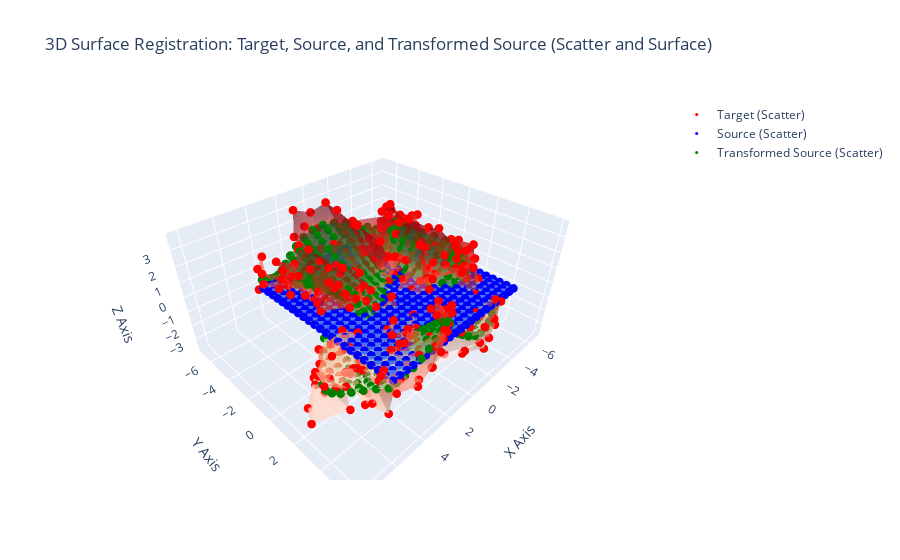

Here is the notebook cell this chart was saved with:
### Code cell
transformed_source = image_registration.pycpd_registration(source, target)
clear_output(wait=False)

error = image_registration.calculate_error(transformed_source, target)
print(f"Registration Error (MSE): {error}")
image_registration.visualize_interactive_plot(source, target, transformed_source)

### Figure 1 — Plotly figure (JSON) as saved in the notebook; plotly's stock layout.template omitted (floating-point values rounded to 4 significant figures; data arrays with more than 128 entries replaced by an {"elided": "..."} marker saying what was removed)
{"data": [{"marker": {"color": "red", "size": 3}, "mode": "markers", "name": "Target (Scatter)", "showlegend": true, "type": "scatter3d", "x": {"elided": "529 float values"}, "y": {"elided": "529 float values"}, "z": {"elided": "529 float values"}}, {"marker": {"color": "blue", "size": 3}, "mode": "markers", "name": "Source (Scatter)", "showlegend": true, "type": "scatter3d", "x": {"elided": "529 float values"}, "y": {"elided": "529 float values"}, "z": {"elided": "529 int values"}}, {"marker": {"color": "green", "size": 3}, "mode": "markers", "name": "Transformed Source (Scatter)", "showlegend": true, "type": "scatter3d", "x": {"elided": "529 float values"}, "y": {"elided": "529 float values"}, "z": {"elided": "529 float values"}}, {"colorscale": [[0, "rgb(255,245,240)"], [0.125, "rgb(254,224,210)"], [0.25, "rgb(252,187,161)"], [0.375, "rgb(252,146,114)"], [0.5, "rgb(251,106,74)"], [0.625, "rgb(239,59,44)"], [0.75, "rgb(203,24,29)"], [0.875, "rgb(165,15,21)"], [1, "rgb(103,0,13)"]], "name": "Target (Surface)", "opacity": 0.6, "showscale": false, "type": "surface", "x": {"elided": "23x23 float values"}, "y": {"elided": "23x23 float values"}, "z": {"elided": "23x23 float values"}}, {"colorscale": [[0, "rgb(247,251,255)"], [0.125, "rgb(222,235,247)"], [0.25, "rgb(198,219,239)"], [0.375, "rgb(158,202,225)"], [0.5, "rgb(107,174,214)"], [0.625, "rgb(66,146,198)"], [0.75, "rgb(33,113,181)"], [0.875, "rgb(8,81,156)"], [1, "rgb(8,48,107)"]], "name": "Source (Surface)", "opacity": 0.6, "showscale": false, "type": "surface", "x": {"elided": "23x23 float values"}, "y": {"elided": "23x23 float values"}, "z": {"elided": "23x23 int values"}}, {"colorscale": [[0, "rgb(247,252,245)"], [0.125, "rgb(229,245,224)"], [0.25, "rgb(199,233,192)"], [0.375, "rgb(161,217,155)"], [0.5, "rgb(116,196,118)"], [0.625, "rgb(65,171,93)"], [0.75, "rgb(35,139,69)"], [0.875, "rgb(0,109,44)"], [1, "rgb(0,68,27)"]], "name": "Transformed Source (Surface)", "opacity": 0.6, "showscale": false, "type": "surface", "x": {"elided": "23x23 float values"}, "y": {"elided": "23x23 float values"}, "z": {"elided": "23x23 float values"}}], "layout": {"scene": {"xaxis": {"title": {"text": "X Axis"}}, "yaxis": {"title": {"text": "Y Axis"}}, "zaxis": {"title": {"text": "Z Axis"}}}, "title": {"text": "3D Surface Registration: Target, Source, and Transformed Source (Scatter and Surface)"}}}
